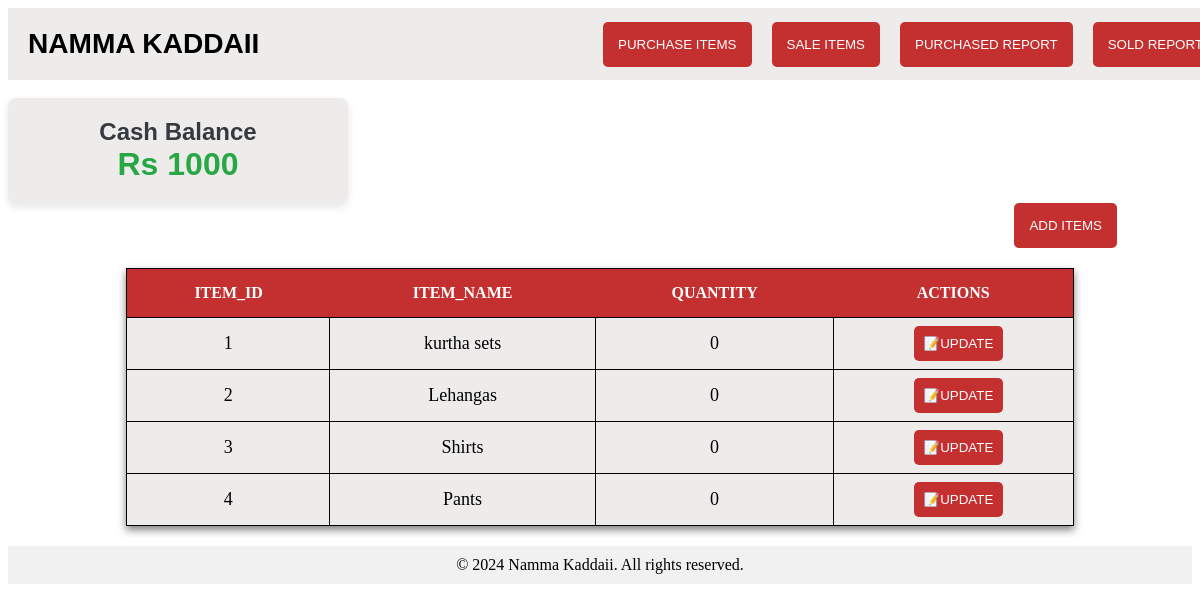
Before: / with the older database file.
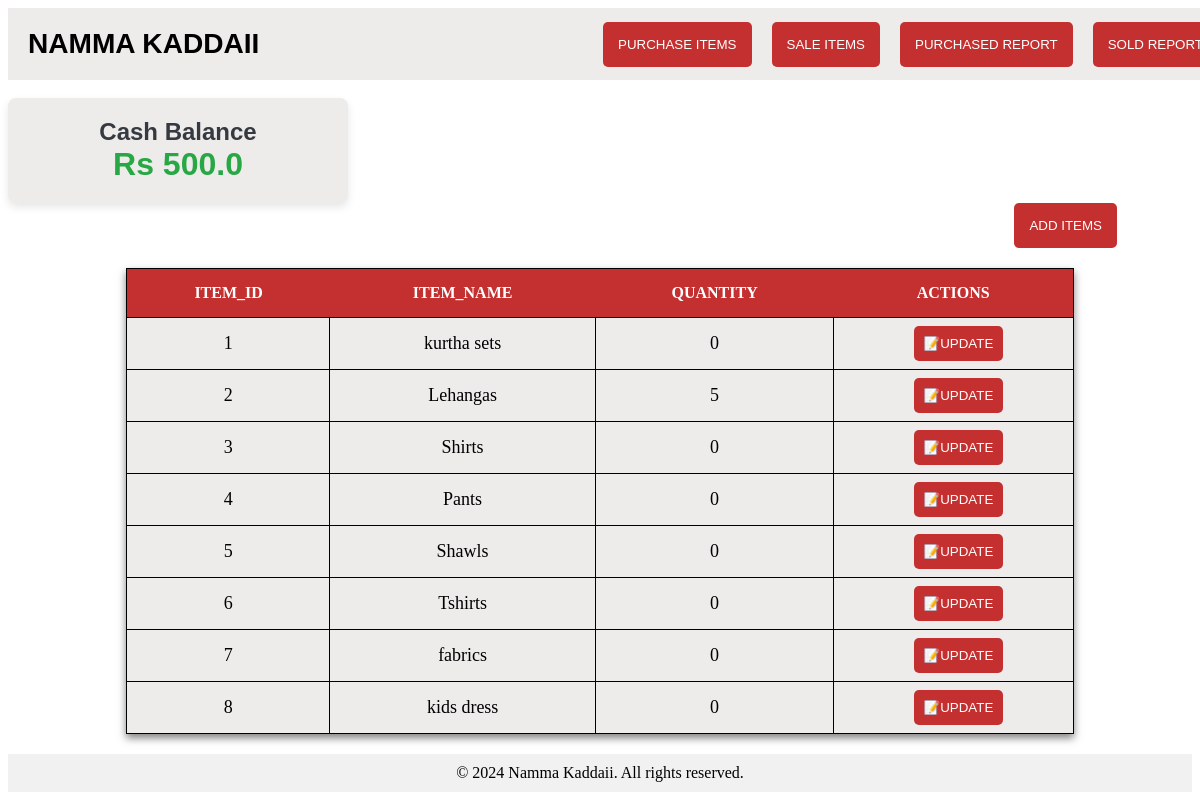
After: the same page with the newer database file.
### models.py (models this page shows, shortened)
class ItemModel(db.Model):
    __tablename__ ='item'
    item_id=db.Column(db.Integer,primary_key=True)
    item_name=db.Column(db.String(),nullable=False)
    qty=db.Column(db.Integer,default=0,nullable=False)  # Bonus column for item quantity

class CompanyModel(db.Model):
    __tablename__='company'
    id = db.Column(db.Integer, primary_key=True)
    company_name=db.Column(db.String(),nullable=False)
    cash_balance=db.Column(db.Float,default=1000.0)

### App.py (the view)
@app.route('/')
def home():
    company=CompanyModel.query.first()
    items=ItemModel.query.all()
    year=datetime.now().year
    if company is None:
        default=1000
        return render_template('index.html',cash_balance=default,items=items,year=year)
    return render_template('index.html',cash_balance=company.cash_balance,items=items,year=year)

### templates/index.html (shortened to what this page needs)
<!DOCTYPE html>
<html>
    <head>
        <link rel="stylesheet" href="static/index.css">
    </head>
    <body>
        <div class="title-bar">
            <h3>NAMMA KADDAII </h3>
            <div class="button" >
                <form action="{{url_for('purchase')}}" >
                    <button>PURCHASE ITEMS</button>
                </form>
                <form action="{{url_for('sale')}}" >
                    <button >SALE ITEMS</button>
                </form>
                <form action="{{url_for('purchasetable')}}">
                    <button>PURCHASED REPORT</button>
                </form>
                <form action="{{url_for('salestable')}}">
                    <button>SOLD REPORT</button>
                </form>
            </div>
        </div>
        <div class="align" >
            <div class="card">
                <h1>Cash Balance</h1>
                <div class="balance-amount">Rs {{cash_balance}}</div>
              </div>
            <form action="{{url_for('additems')}}" >
                <button class="btn">ADD ITEMS</button>
            </form>
            <div class="button">
                <table>
                    <thead>
                        <tr>
                            <th>ITEM_ID</th>
                            <th>ITEM_NAME</th>
                            <th>QUANTITY</th>
                            <th>ACTIONS</th>
                        </tr>
                    </thead>
                    <tbody>
                        {% for item in items %}
                        <tr>
                            <td>{{ item.item_id }}</td>
                            <td>{{ item.item_name }}</td>
                            <td>{{ item.qty }}</td>
                            <td>
                                <form action="{{ url_for('updateitems', id=item.item_id) }}" >
                                    <button class="btnn" type="submit">📝UPDATE</button>
                                </form>
                            </td>
                        </tr>
                        {% endfor %}
                    </tbody>
                </table>
            </div>
        </div>
        <footer style="text-align: center; position: relative; padding: 10px; background-color: #f1f1f1;">
            © {{ year }} Namma Kaddaii. All rights reserved.
        </footer>
    </body>
</html>

### static/index.css (style rules this page uses)
.title-bar h3 { margin:10px; text-align: center; color:black; font-family: Arial, sans-serif; }
.title-bar { display: flex; justify-content: space-between; align-items: center; background-color: rgb(238, 235, 235); color: white; padding: 10px; font-size: 24px; position: fixed; width:100%; z-index:1000; }
.btn { margin-left: 85%; display: flex; }
.btnn { padding:10px; }
.button { display: flex; flex-direction: row; gap: 10px; }
button { padding: 15px 15px; margin-left: 10px; color: white; background-color: rgb(196, 47, 47); border: none; border-radius: 5px; cursor: pointer; transition: background-color 0.3s; }
.align { align-items: center; padding-top: 90px; }
table { width:80%; margin: 20px auto; background-color: rgb(238, 235, 235); box-shadow: 0 4px 8px rgba(0, 0, 0, 0.5); border-collapse: collapse; }
table tbody { font-size: 18px; color: black; }
table thead { background-color: rgb(196, 47, 47); color: white; }
table th { padding: 15px; font-weight: bold; text-transform: uppercase; }
table,tr,td { border:1px solid black; padding: 8px; text-align: center; }
.card { width: 300px; padding: 20px; border-radius: 8px; box-shadow: 0 4px 8px rgba(0, 0, 0, 0.1); background-color: rgb(238, 235, 235); text-align: center; font-family: Arial, sans-serif; }
.card h1 { font-size: 24px; color: #343a40; margin: 0; }
.card .balance-amount { font-size: 32px; font-weight: bold; color: #28a745; }

Changed rows visible on the page:
added CompanyModel: cash_balance "500.0"
changed ItemModel "Lehangas": qty "0" → "5"
added ItemModel: item_id "5", item_name "Shawls", qty "0"
added ItemModel: item_id "6", item_name "Tshirts", qty "0"
added ItemModel: item_id "7", item_name "fabrics", qty "0"
added ItemModel: item_id "8", item_name "kids dress", qty "0"
Other visible differences:
{{ cash_balance }}: "1000" → (not shown)
